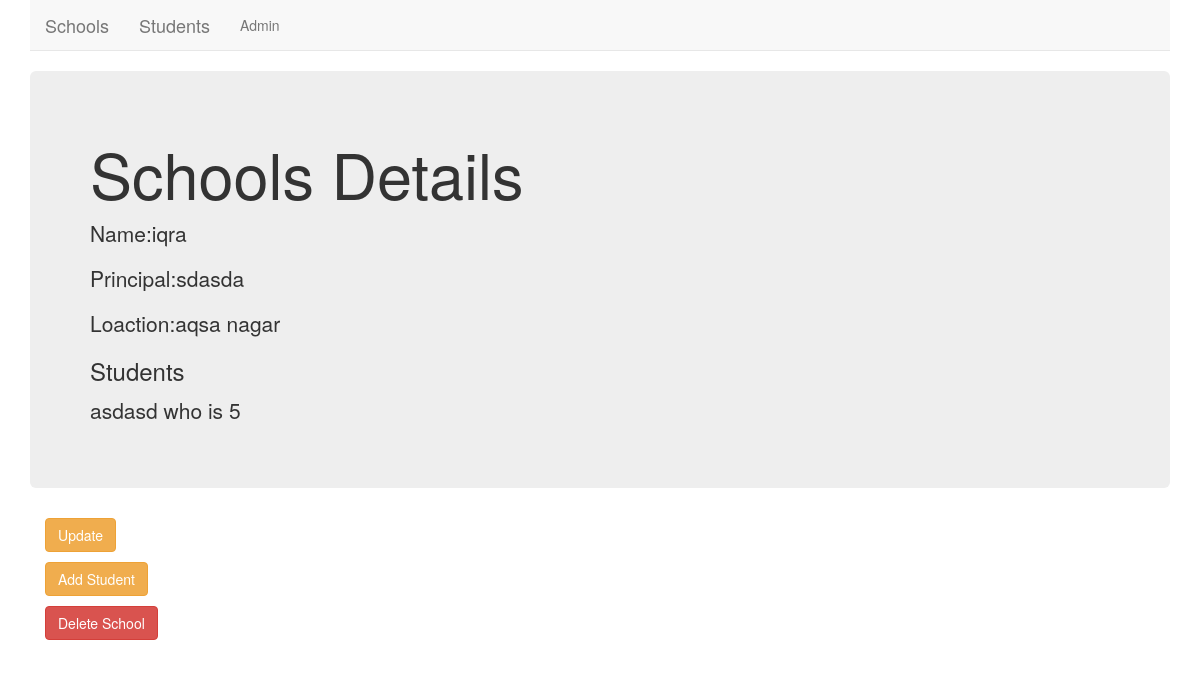
Page /basic/school/13/ on the committed database.
### basic/models.py (models this page shows, shortened)
class School(models.Model):
    name = models.CharField(max_length=256)
    principal = models.CharField(max_length=256)
    location = models.CharField(max_length=256)

class Student(models.Model):
    name = models.CharField(max_length=256)
    age = models.PositiveIntegerField()
    school = models.ForeignKey(School,related_name='students',on_delete=models.CASCADE)

### basic/views.py (the view)
# urls.py: path('school/<int:pk>/',views.SchoolDetailsView.as_view(),name='details'),
class SchoolDetailsView(DetailView):
    context_object_name = 'school_detail'
    model = models.School
    template_name = 'basic/school_details.html'

### basic/templates/basic/school_details.html
{% extends 'base.html' %}
{% block body_block %}
<div class="jumbotron">
    <h1>Schools Details</h1>
    <p>Name:{{school_detail.name}}</p>
    <p>Principal:{{school_detail.principal}}</p>
    <p>Loaction:{{school_detail.location}}</p>
    <h3>Students</h3>
    {% for student in school_detail.students.all %}
        <p>{{student.name}} who is {{student.age}} </p>
    {% endfor %}
</div>
<div class="container">
    <p><a class='btn btn-warning' href='{% url 'basic:update' pk=school_detail.pk %}'>Update</a></p>
</div>
<div class="container">
    <p><a class='btn btn-warning' href='{% url 'basic:addstudent' %}'>Add Student</a></p>
</div>
<div class="container">
    <p><a class='btn btn-danger' href='{% url 'basic:delete' pk=school_detail.pk %}'>Delete School</a></p>
</div>
{% endblock body_block %}

### rows in the picture
School: name "iqra", principal "sdasda", location "aqsa nagar"
Student: name "asdasd", age "5"
